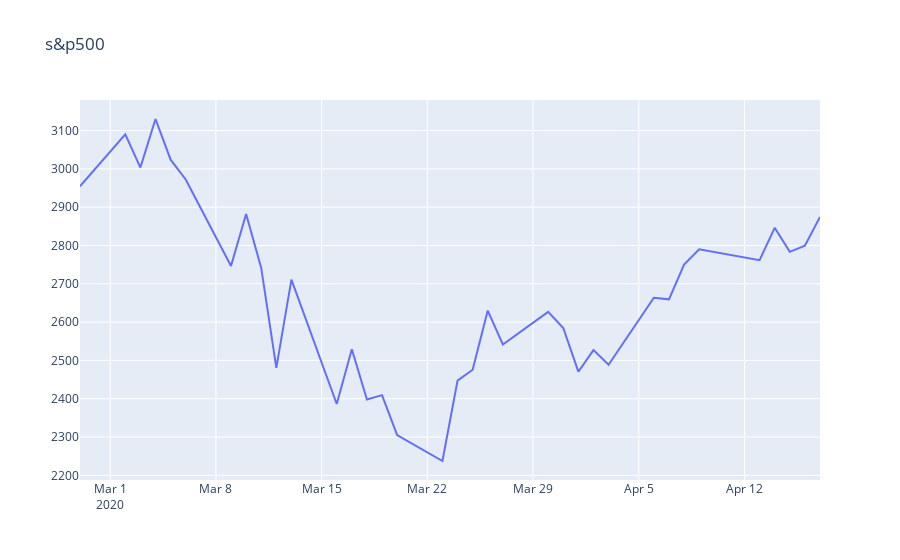

Notebook source saved alongside this figure:
### Code cell
fig = go.Figure(go.Scatter(x=sqlDF.toPandas()['date'], y=sqlDF.toPandas()['Close']))
fig.update_layout(title_text='s&p500')
pio.show(fig, filename="spark/sample_rides")
